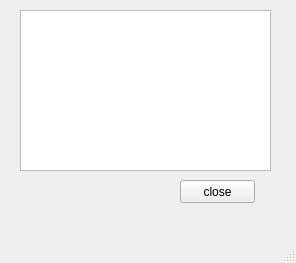
<?xml version="1.0" encoding="UTF-8"?>
<ui version="4.0">
 <class>viewWindow</class>
 <widget class="QMainWindow" name="viewWindow">
  <property name="geometry">
   <rect>
    <x>0</x>
    <y>0</y>
    <width>296</width>
    <height>263</height>
   </rect>
  </property>
  <property name="windowTitle">
   <string>MainWindow</string>
  </property>
  <widget class="QWidget" name="centralwidget">
   <widget class="QTextEdit" name="viewBoxText">
    <property name="geometry">
     <rect>
      <x>20</x>
      <y>10</y>
      <width>251</width>
      <height>161</height>
     </rect>
    </property>
   </widget>
   <widget class="QPushButton" name="closeButton">
    <property name="geometry">
     <rect>
      <x>180</x>
      <y>180</y>
      <width>75</width>
      <height>23</height>
     </rect>
    </property>
    <property name="text">
     <string>close</string>
    </property>
   </widget>
  </widget>
  <widget class="QMenuBar" name="menubar">
   <property name="geometry">
    <rect>
     <x>0</x>
     <y>0</y>
     <width>296</width>
     <height>21</height>
    </rect>
   </property>
  </widget>
  <widget class="QStatusBar" name="statusbar"/>
 </widget>
 <resources/>
 <connections/>
</ui>
